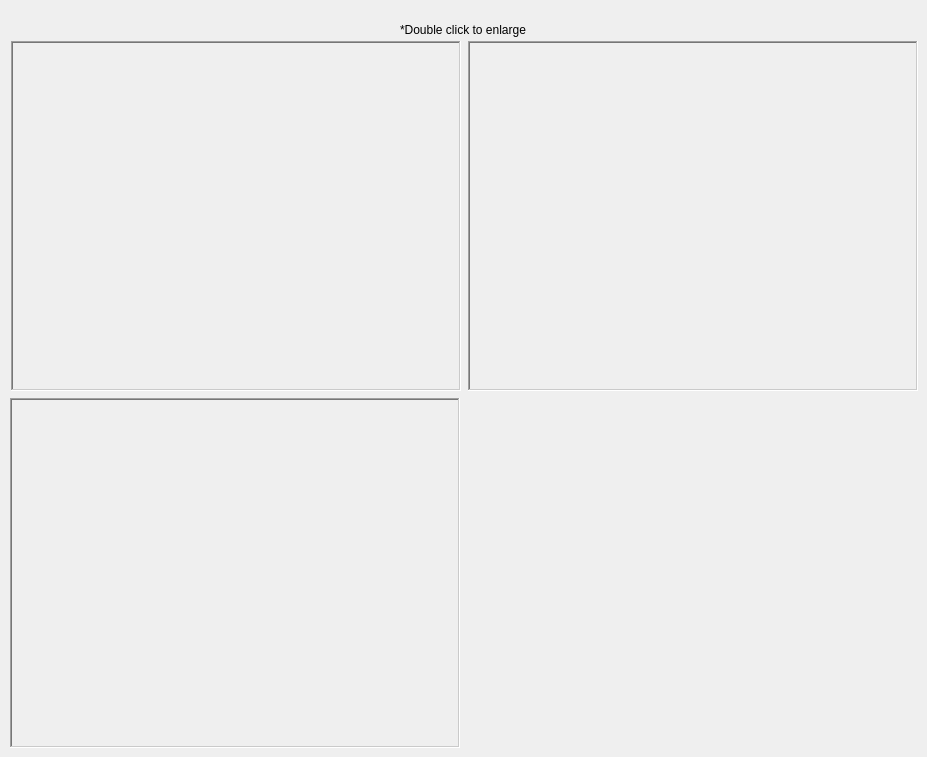
    <widget class="QWidget" name="tab_FeatureAnalysis">
     <attribute name="title">
      <string>Image Analysis</string>
     </attribute>
     <widget class="QLabel" name="labelNEONSite">
      <property name="geometry">
       <rect>
        <x>10</x>
        <y>20</y>
        <width>491</width>
        <height>21</height>
       </rect>
      </property>
      <property name="font">
       <font>
        <pointsize>10</pointsize>
       </font>
      </property>
      <property name="text">
       <string>&lt;NEON Site&gt;</string>
      </property>
     </widget>
     <widget class="QLabel" name="label_2">
      <property name="geometry">
       <rect>
        <x>400</x>
        <y>22</y>
        <width>141</width>
        <height>16</height>
       </rect>
      </property>
      <property name="text">
       <string>*Double click to enlarge</string>
      </property>
     </widget>
     <widget class="GRIMe_QLabel" name="labelOriginalImage">
      <property name="enabled">
       <bool>true</bool>
      </property>
      <property name="geometry">
       <rect>
        <x>11</x>
        <y>41</y>
        <width>450</width>
        <height>350</height>
       </rect>
      </property>
      <property name="sizePolicy">
       <sizepolicy hsizetype="Minimum" vsizetype="Minimum">
        <horstretch>0</horstretch>
        <verstretch>0</verstretch>
       </sizepolicy>
      </property>
      <property name="minimumSize">
       <size>
        <width>450</width>
        <height>350</height>
       </size>
      </property>
      <property name="baseSize">
       <size>
        <width>0</width>
        <height>0</height>
       </size>
      </property>
      <property name="frameShape">
       <enum>QFrame::WinPanel</enum>
      </property>
      <property name="frameShadow">
       <enum>QFrame::Sunken</enum>
      </property>
      <property name="text">
       <string/>
      </property>
      <property name="alignment">
       <set>Qt::AlignLeading|Qt::AlignLeft|Qt::AlignTop</set>
      </property>
      <property name="wordWrap">
       <bool>false</bool>
      </property>
     </widget>
     <widget class="GRIMe_QLabel" name="labelEdgeImage">
      <property name="geometry">
       <rect>
        <x>468</x>
        <y>41</y>
        <width>450</width>
        <height>350</height>
       </rect>
      </property>
      <property name="sizePolicy">
       <sizepolicy hsizetype="Minimum" vsizetype="Minimum">
        <horstretch>0</horstretch>
        <verstretch>0</verstretch>
       </sizepolicy>
      </property>
      <property name="minimumSize">
       <size>
        <width>450</width>
        <height>350</height>
       </size>
      </property>
      <property name="frameShape">
       <enum>QFrame::WinPanel</enum>
      </property>
      <property name="frameShadow">
       <enum>QFrame::Sunken</enum>
      </property>
      <property name="text">
       <string/>
      </property>
      <property name="alignment">
       <set>Qt::AlignLeading|Qt::AlignLeft|Qt::AlignTop</set>
      </property>
     </widget>
     <widget class="GRIMe_QLabel" name="labelColorSegmentation">
      <property name="enabled">
       <bool>true</bool>
      </property>
      <property name="geometry">
       <rect>
        <x>10</x>
        <y>398</y>
        <width>450</width>
        <height>350</height>
       </rect>
      </property>
      <property name="sizePolicy">
       <sizepolicy hsizetype="Minimum" vsizetype="Minimum">
        <horstretch>0</horstretch>
        <verstretch>0</verstretch>
       </sizepolicy>
      </property>
      <property name="minimumSize">
       <size>
        <width>450</width>
        <height>350</height>
       </size>
      </property>
      <property name="baseSize">
       <size>
        <width>0</width>
        <height>0</height>
       </size>
      </property>
      <property name="frameShape">
       <enum>QFrame::WinPanel</enum>
      </property>
      <property name="frameShadow">
       <enum>QFrame::Sunken</enum>
      </property>
      <property name="text">
       <string/>
      </property>
      <property name="wordWrap">
       <bool>false</bool>
      </property>
     </widget>
    </widget>
